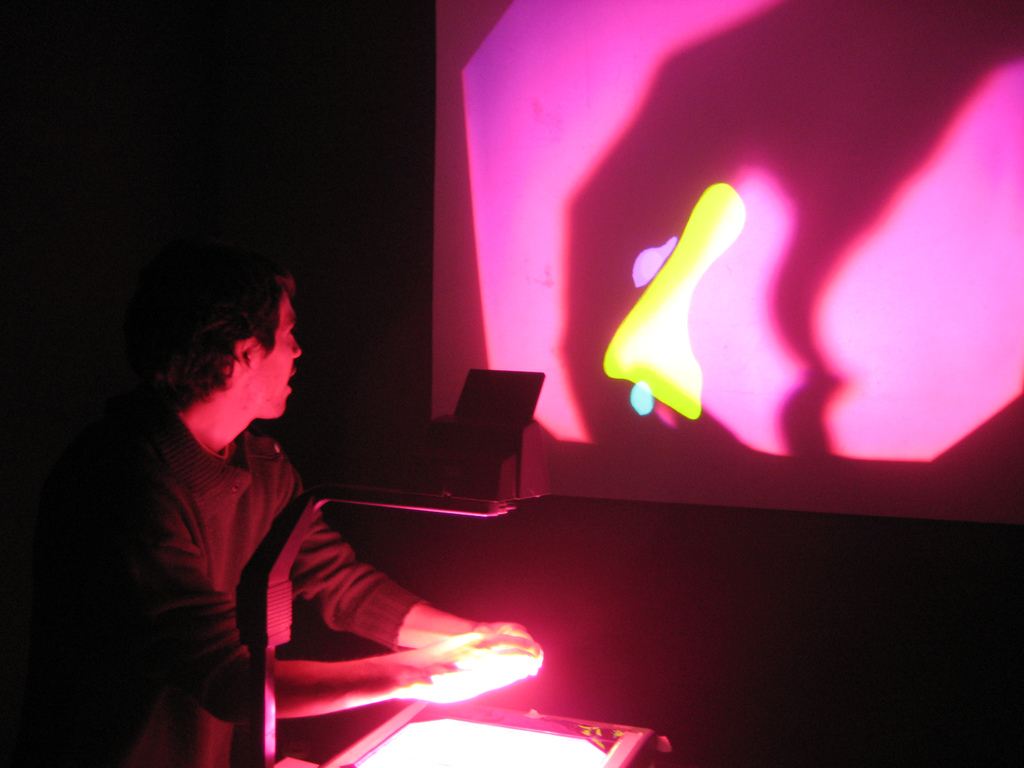
//> input picture wiki/ManualInputStation_01.jpg, 1024 x 768 px
$ ./Feature ../wiki/ManualInputStation_01.jpg ../wiki/CamServer_lesson_2_hole.jpg   (built with g++ and OpenCV 4)
//> lines starting //> are read from the running program, lines starting //| are printed output that depends on the picture
#if defined _DEBUG
#pragma comment(lib,"opencv_core231d.lib")
#pragma comment(lib,"opencv_imgproc231d.lib")
#pragma comment(lib,"opencv_highgui231d.lib")
//#pragma comment(lib,"opencv_objdetect231d.lib")
#pragma comment(lib,"opencv_features2d231d.lib")
#pragma comment(lib,"opencv_flann231d.lib")
#else
#pragma comment(lib,"opencv_core231.lib")
#pragma comment(lib,"opencv_imgproc231.lib")
#pragma comment(lib,"opencv_highgui231.lib")
//#pragma comment(lib,"opencv_objdetect231.lib")
#pragma comment(lib,"opencv_features2d231.lib")
#pragma comment(lib,"opencv_flann231.lib")
#endif

#include <opencv2/opencv.hpp>

using namespace cv;

void help()
{
	printf("\nThis program demonstrates using features2d detector, descriptor extractor and simple matcher\n"
		"Using the SURF desriptor:\n"
		"\n"
		"Usage:\n matcher_simple <image1> <image2>\n");
}

int min_dist = 1;
int max_dist = 10;
bool new_frame = true;

void onTracker(int pos, void* userdata)
{
	new_frame = true;
}

int main(int argc, char** argv)
{
	if(argc != 3)
	{
		help();
		return -1;
	}

	Mat img1 = imread(argv[1], CV_LOAD_IMAGE_GRAYSCALE);
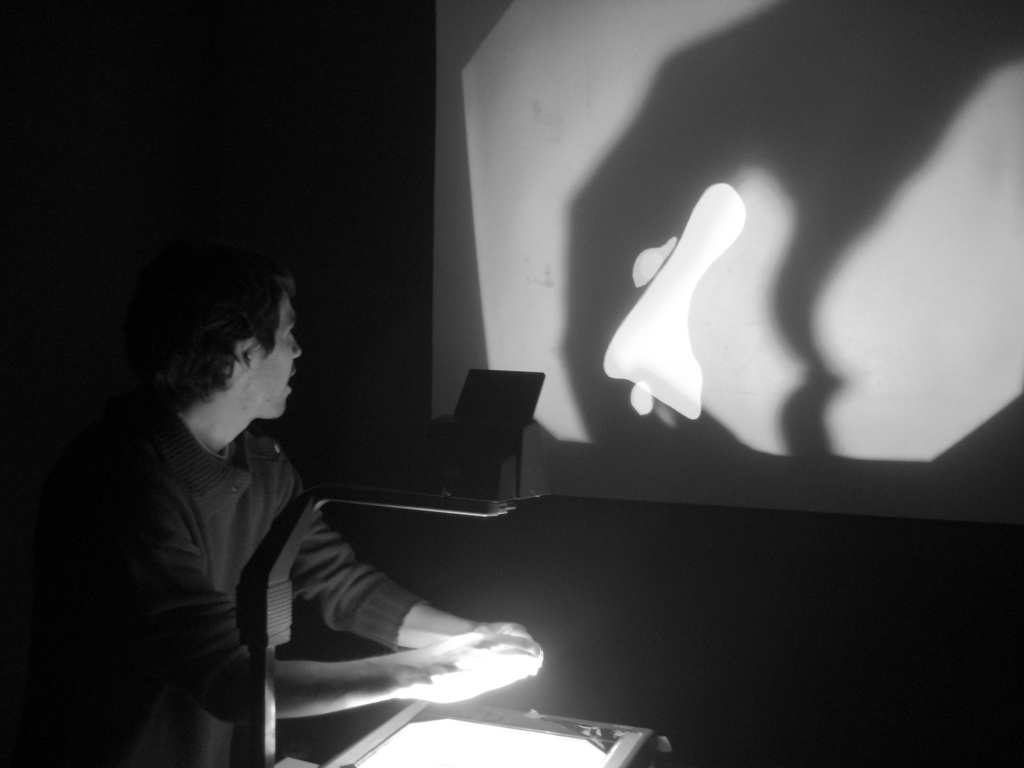
//> img1: 768 rows x 1024 cols, CV_8UC1; min 0, max 255, mean 64.2
	Mat img2 = imread(argv[2], CV_LOAD_IMAGE_GRAYSCALE);
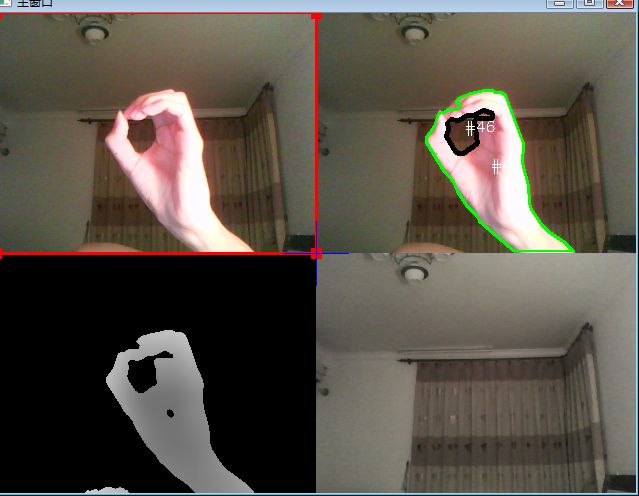
//> input picture wiki/CamServer_lesson_2_hole.jpg, 639 x 496 px
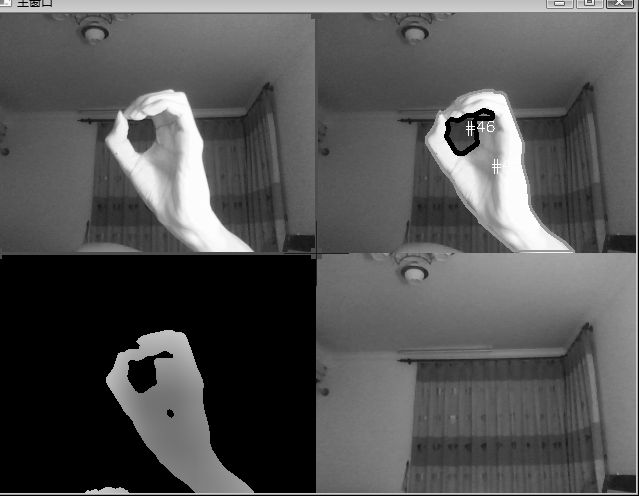
//> img2: 496 rows x 639 cols, CV_8UC1; min 0, max 255, mean 84.1
	if(img1.empty() || img2.empty())
	{
		printf("Can't read one of the images\n");
		return -1;
	}

	namedWindow("feature");
	createTrackbar("min_dist", "feature", &min_dist, 50, onTracker);
	createTrackbar("max_dist", "feature", &max_dist, 200, onTracker);

	equalizeHist(img1,img1);
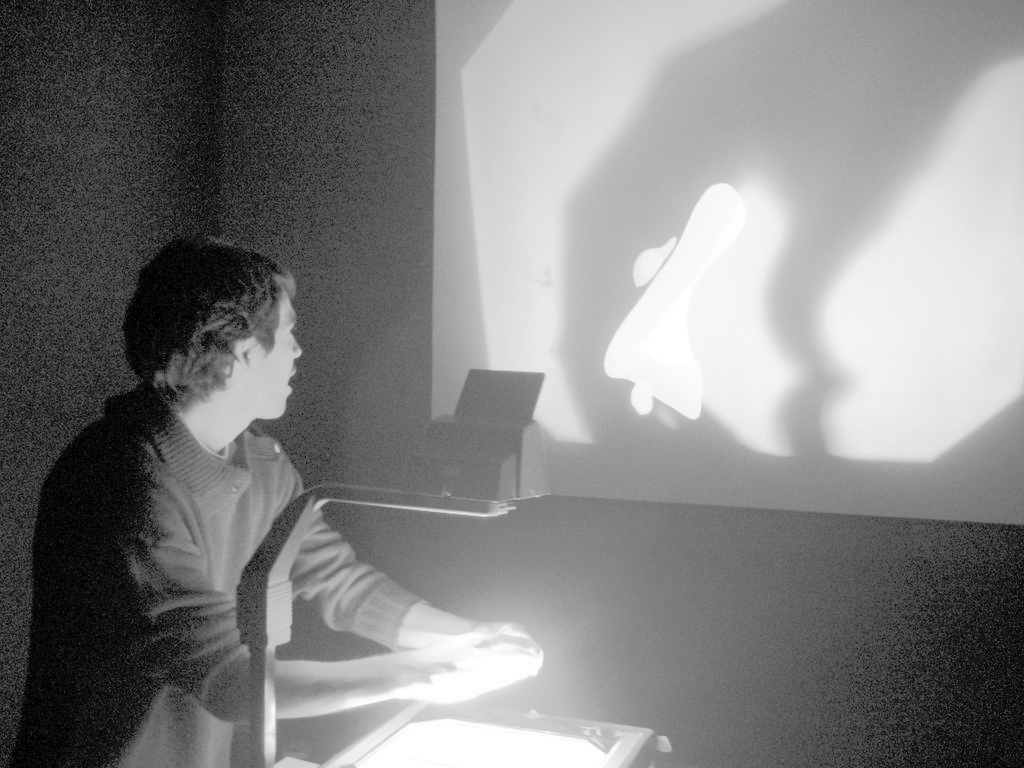
//> img1: 768 rows x 1024 cols, CV_8UC1; min 0, max 255, mean 129.1
	equalizeHist(img2,img2);
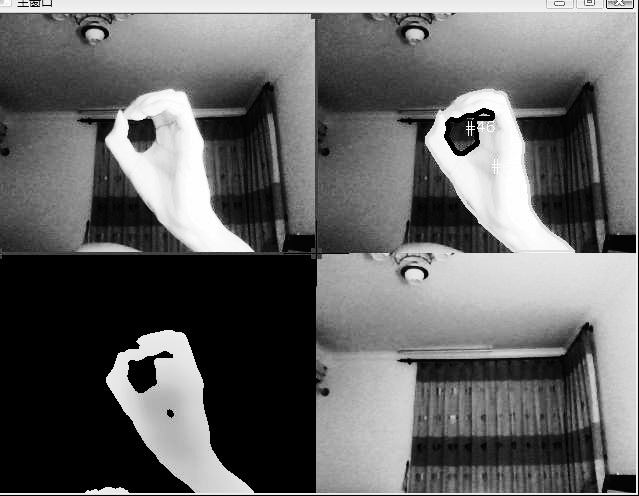
//> img2: 496 rows x 639 cols, CV_8UC1; min 0, max 255, mean 103

	// detecting keypoints
//> (the run ends here: the program needs code that is not available in this run, at `Ptr<FeatureDetector> detector = new SurfFeatureDetector;`)
